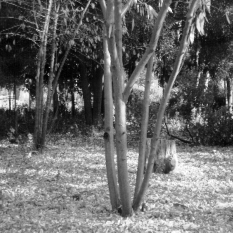
%> input picture Assignments/Assignment 1/CV_assignment_tree/tree.png, 233 x 233 px
$ octave Noise_generation_tree.m   (GNU Octave 9; MATLAB toolbox functions it lacks are replaced by stand-ins)
%> lines starting %> are read from the running program, lines starting %| are printed output that depends on the picture

IN = imread('tree.png');
%> IN is the input picture: size 233x233 uint8; min 0, max 255, mean 105.8
if size(IN,3)==3, IN = rgb2gray(IN); end

% --- Original ---
figure; imshow(IN,[]); title('Original'); colormap gray;
showHist(IN, 'Histogram original');
%> in showHist, `[c,b] = imhist(I,256);`: c = 256 values, max 670 at index 28, min 0 at index 2, mean 212.1; b = 256 values from 0 to 255
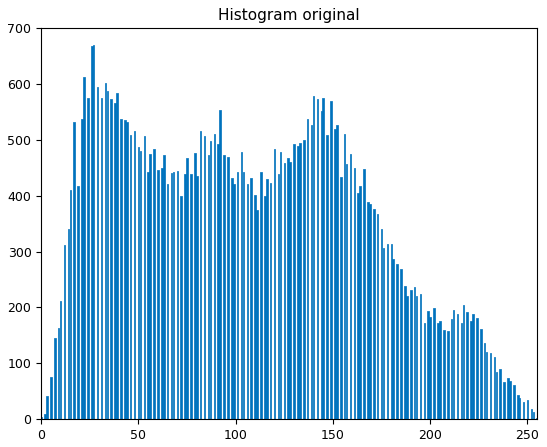
%> figure redrawn from the program's plot data; tallest bar 670 high, from x = 26.6 to 27.4

%% Gaussian noise application

% --- Gaussian Noise ---
outG = double(IN) + 20*randn(size(IN));
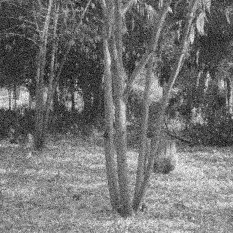
%> outG: size 233x233 double; min -60.95, max 305.5, mean 105.6; drawn with min black and max white
outG = uint8(min(max(outG,0),255));
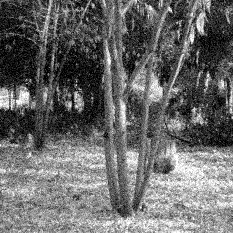
%> outG: size 233x233 uint8; min 0, max 255, mean 105.8; mean of the top-left, top-right, bottom-left and bottom-right quarters 67.3, 86, 127.5, 141.6
figure; imshow(outG,[]); title('Gaussian \sigma=20'); colormap gray;
showHist(outG, 'Histogram (Gaussian)');
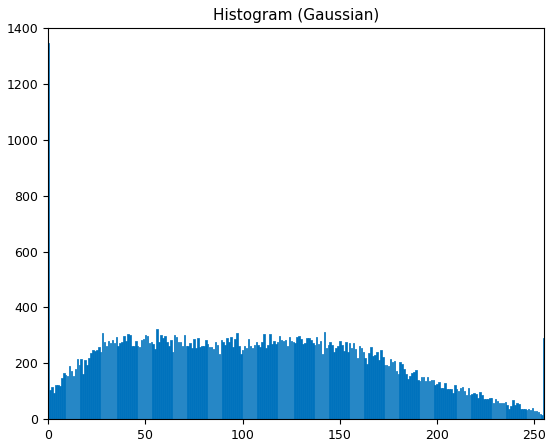
%> figure redrawn from the program's plot data; tallest bar 1347 high, from x = -0.4 to 0.4


%% Salt & pepper noise application and filtering

% --- Salt & Pepper ---
outSP = imnoise(IN,'salt & pepper',0.2);
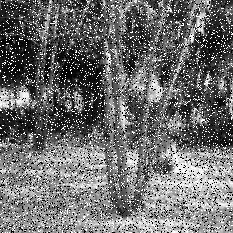
%> outSP: size 233x233 uint8; min 0, max 255, mean 109.9
figure; imshow(outSP,[]); title('Salt & Pepper 20%'); colormap gray;
showHist(outSP, 'Histogram (Salt & Pepper)');
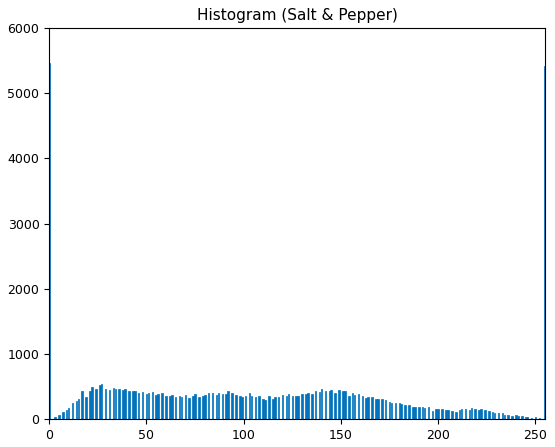
%> figure redrawn from the program's plot data; tallest bar 5470 high, from x = -0.4 to 0.4


%function described to fix a histogram graphics related issue that kept
%showing. I used a "showHist" function call instead of "imhist" function
%(that kept showing the histogram graphic bug).

function showHist(I, ttl)
    % I   = image (uint8 or double)
    % ttl = title
    if ~isa(I,'uint8'), I = uint8(I); end
    [c,b] = imhist(I,256);
    figure;
    bar(b, c, 'EdgeColor','none');  %net color and not linked with colormap
    xlim([0 255]); title(ttl);
    set(gcf,'Color','w'); set(gca,'Box','on');

end
